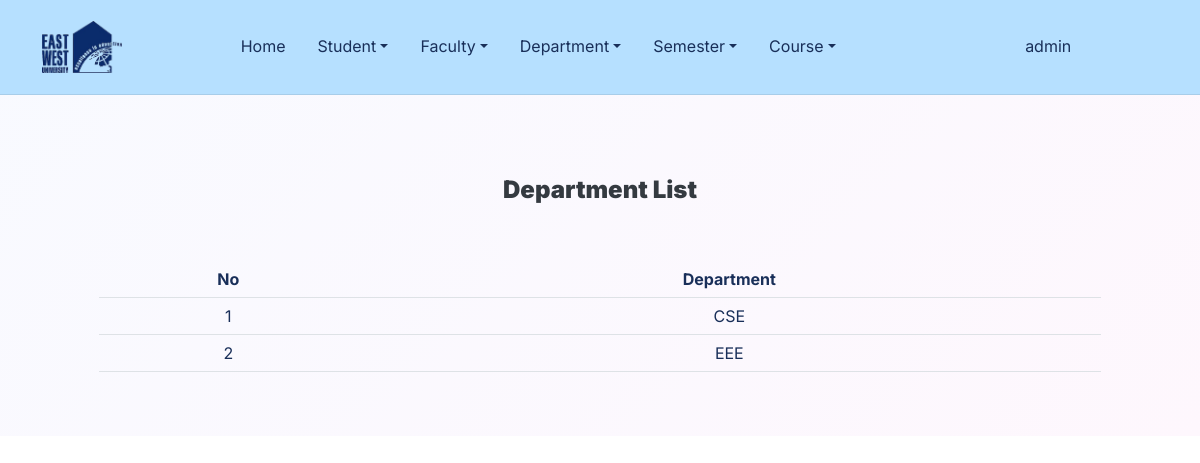
The app's page /departmentlist/ (signed in), older data.
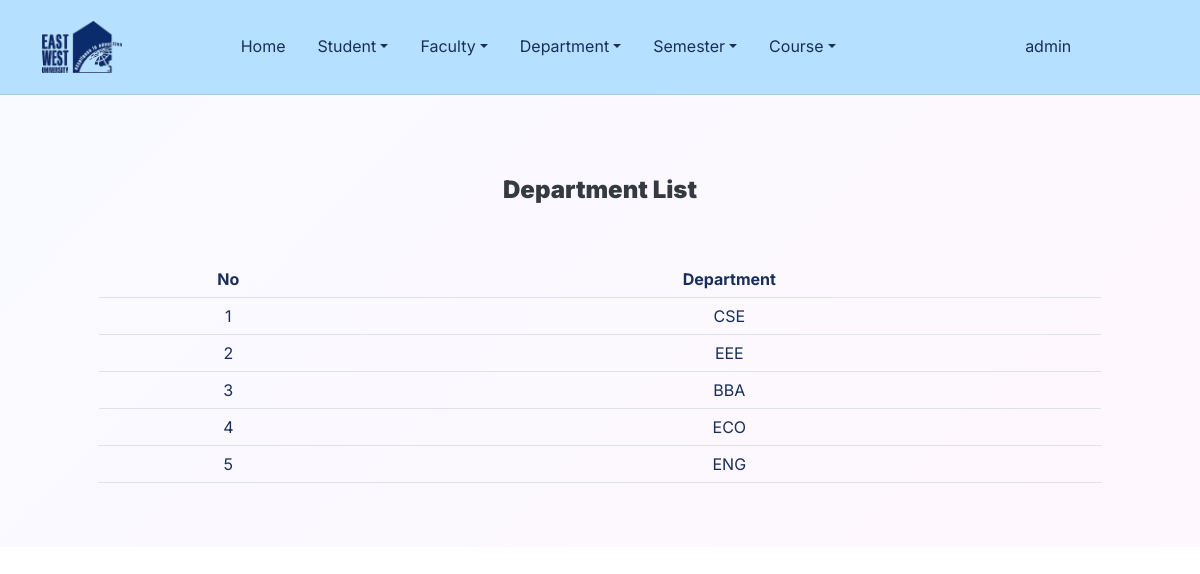
The same page, newer data.
### advising/models.py (models this page shows, shortened)
class Department(models.Model):
    name = models.CharField(max_length=100, null=False, blank=False, primary_key=True,default='')

### home/views.py (the view)
# urls.py: path('departmentlist/', views.DepartmentListView, name='department_list'),
def DepartmentListView(request):
    department = Department.objects.all();
    return render(request, 'home/department_list.html', {'dep': department});

### templates/home/department_list.html (shortened to what this page needs)
{% extends 'home/base.html' %}
{% load crispy_forms_filters %}
{% load crispy_forms_tags %}
{% block content %}
    <header class="bg-primary-gradient pt-6">
        <div class="container">
            <div class="row pt-5">
                <div class="col-md-8 col-xl-6 text-center text-md-start mx-auto">
                    <div class="text-center pb-5"><h4 class="fw-bold text-dark mb-2"><strong>Department List</strong><br>
                    </h4></div>
                    <div class="text-center pb-5">
                        {% if dep %}
                            <table class="table table-hover text-center">
                                <tr>
                                    <th>No</th>
                                    <th>Department</th>
                                </tr>
                                {% for d in dep %}
                                    <tr>
                                        <td>{{ forloop.counter }}</td>
                                        <td>{{ d.name }}</td>
                                    </tr>
                                {% endfor %}
                            </table>
                        {% else %}
                            <br><br>
                            <h4>0 Result</h4>
                        {% endif %}
                    </div>
                </div>
            </div>
        </div></header>
{% endblock %}

Row changes from the older to the newer data that the page shows:
added Department: name "BBA"
added Department: name "ECO"
added Department: name "ENG"
